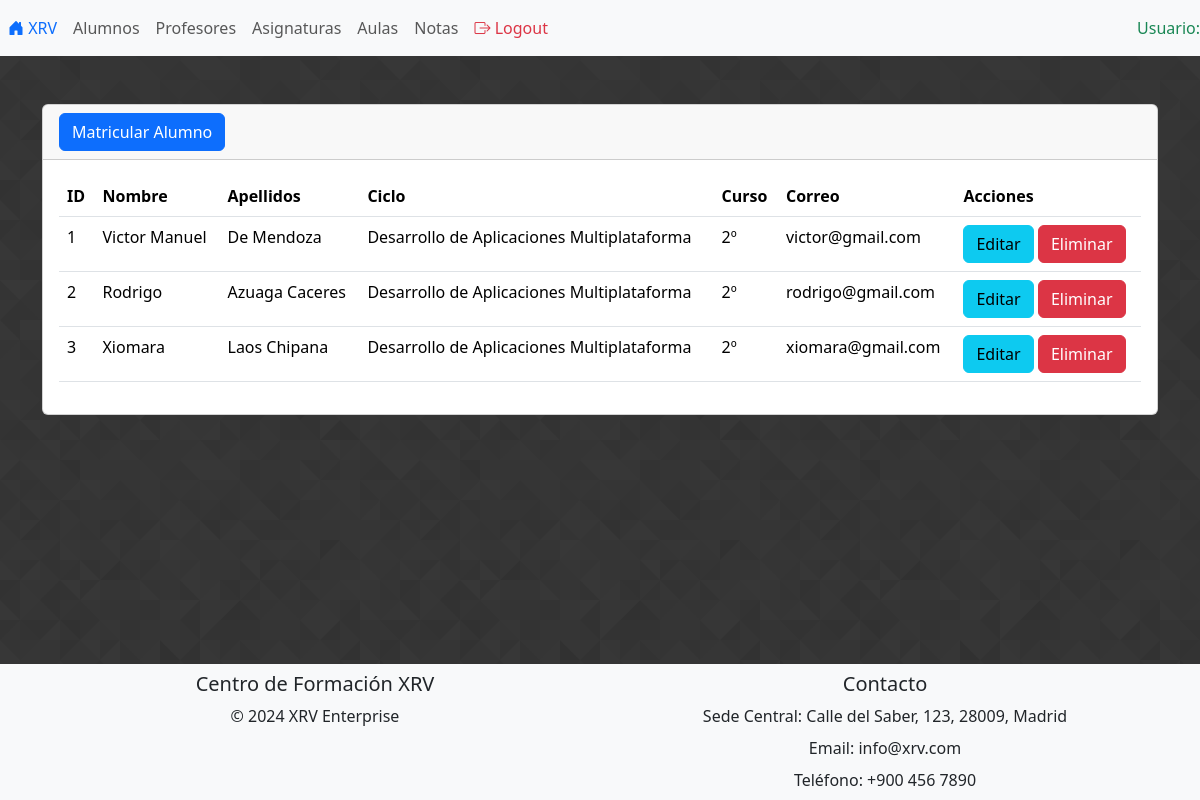
The app's page /secciones/alumnos/index.php (signed in) with its own data.
### tables this page shows
create table usuarios (
	id_usuario int auto_increment primary key,
    nombre varchar(255) not null,
    apellido varchar(255) not null,
    ciclo varchar(255) not null,
    curso varchar(255) not null,
    email varchar(255) not null UNIQUE,
    contrasena varchar(255) not null
);

### secciones/alumnos/index.php (the view, shortened to what this page needs)
<?php include("../../bd.php");
    $sentencia = $conn->prepare("select * from usuarios");
    $sentencia->execute();
    $lista_usuarios = $sentencia->fetchAll(PDO::FETCH_ASSOC);
?>
<?php include("../../parciales/header.php");?>
<div class="card mt-5 mb-5">
    <div class="card-header">
        <a name="" id="" class="btn btn-primary" href="crear.php" role="button">
            Matricular Alumno
        </a>
    </div>
    <div class="card-body">
        <div class="table-responsive-sm">
            <table class="table" id="tabla">
                <thead>
                    <tr>
                        <th scope="col">ID</th>
                        <th scope="col">Nombre</th>
                        <th scope="col">Apellidos</th>
                        <th scope="col">Ciclo</th>
                        <th scope="col">Curso</th>
                        <th scope="col">Correo</th>
                        <th scope="col">Acciones</th>
                    </tr>
                </thead>
                <tbody>
                <?php foreach($lista_usuarios as $registro){?>
                    <tr class="">
                        <td scope="row"><?= $registro['id_usuario']?></td>
                        <td><?= $registro['nombre']?></td>
                        <td><?= $registro['apellido']?></td>
                        <td><?= $registro['ciclo']?></td>
                        <td><?= $registro['curso']?></td>
                        <td><?= $registro['email']?></td>
                        <td><a name="" id="" class="btn btn-info" href="editar.php?txtID=<?= $registro['id_usuario']?>" role="button">
                                Editar
                            </a>
                            <a name="" id="" class="btn btn-danger" href="index.php?txtID=<?= $registro['id_usuario']?>" role="button">
                                Eliminar
                            </a>
                        </td>
                    </tr>
                <?php }?>
                </tbody>
            </table>
        </div>
    </div>
</div>
<?php include("../../parciales/footer.php");?>

### parciales/header.php (style rules this page uses)
body { background-image: url('/administracion/img/patron.png'); background-position: center; background-repeat: repeat; }

### records on screen
usuarios: id_usuario "1", nombre "Victor Manuel", apellido "De Mendoza", ciclo "Desarrollo de Aplicaciones Multiplataforma", curso "2º", email "victor@gmail.com"
usuarios: id_usuario "2", nombre "Rodrigo", apellido "Azuaga Caceres", ciclo "Desarrollo de Aplicaciones Multiplataforma", curso "2º", email "rodrigo@gmail.com"
usuarios: id_usuario "3", nombre "Xiomara", apellido "Laos Chipana", ciclo "Desarrollo de Aplicaciones Multiplataforma", curso "2º", email "xiomara@gmail.com"
